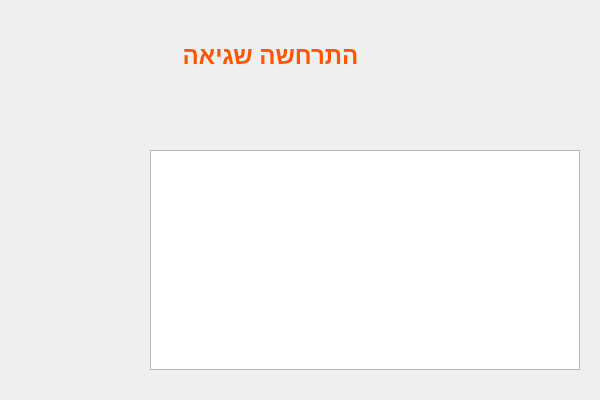
<?xml version="1.0" encoding="UTF-8"?>
<ui version="4.0">
 <class>popupMessageDialog</class>
 <widget class="QDialog" name="popupMessageDialog">
  <property name="geometry">
   <rect>
    <x>0</x>
    <y>0</y>
    <width>600</width>
    <height>400</height>
   </rect>
  </property>
  <property name="windowTitle">
   <string>Dialog</string>
  </property>
  <widget class="QStackedWidget" name="popupMessageDialogStackedWidget">
   <property name="geometry">
    <rect>
     <x>0</x>
     <y>0</y>
     <width>600</width>
     <height>400</height>
    </rect>
   </property>
   <widget class="QWidget" name="popupMessageDialogErrorPage">
    <property name="styleSheet">
     <string notr="true">#popupMessageDialogErrorPage
{
	background-image: url(:/Resources/Resources/popupError.png);
}
</string>
    </property>
    <widget class="QLabel" name="popupMessageDialogErrorLabel">
     <property name="geometry">
      <rect>
       <x>140</x>
       <y>20</y>
       <width>261</width>
       <height>71</height>
      </rect>
     </property>
     <property name="font">
      <font>
       <family>Arial</family>
       <pointsize>18</pointsize>
       <weight>75</weight>
       <bold>true</bold>
      </font>
     </property>
     <property name="styleSheet">
      <string notr="true">color: rgb(255, 85, 0);</string>
     </property>
     <property name="text">
      <string>התרחשה שגיאה</string>
     </property>
     <property name="alignment">
      <set>Qt::AlignCenter</set>
     </property>
    </widget>
   </widget>
   <widget class="QWidget" name="popupMessageDialogInfoPage">
    <property name="styleSheet">
     <string notr="true">#popupMessageDialogInfoPage
{
	background-image: url(:/Resources/Resources/popupInfo.png);
}</string>
    </property>
   </widget>
   <widget class="QWidget" name="popupMessageDialogCSVPage">
    <property name="styleSheet">
     <string notr="true">#popupMessageDialogCSVPage
{
	background-image: url(:/Resources/Resources/popupInfo.png);
}</string>
    </property>
    <widget class="QLabel" name="popupMessageDialogCSVHeader">
     <property name="geometry">
      <rect>
       <x>80</x>
       <y>10</y>
       <width>361</width>
       <height>61</height>
      </rect>
     </property>
     <property name="font">
      <font>
       <family>Arial</family>
       <pointsize>14</pointsize>
       <weight>75</weight>
       <bold>true</bold>
      </font>
     </property>
     <property name="styleSheet">
      <string notr="true">color: rgb(255, 170, 0);</string>
     </property>
     <property name="text">
      <string>סיכום הגירת נתונים למסד</string>
     </property>
     <property name="alignment">
      <set>Qt::AlignCenter</set>
     </property>
    </widget>
    <widget class="QLabel" name="popupMessageDialogCSVLabel1">
     <property name="geometry">
      <rect>
       <x>360</x>
       <y>50</y>
       <width>71</width>
       <height>51</height>
      </rect>
     </property>
     <property name="font">
      <font>
       <family>Arial</family>
       <pointsize>10</pointsize>
      </font>
     </property>
     <property name="text">
      <string>מתוך</string>
     </property>
     <property name="alignment">
      <set>Qt::AlignCenter</set>
     </property>
    </widget>
    <widget class="QLabel" name="popupMessageDialogCSVLinesLabel">
     <property name="geometry">
      <rect>
       <x>320</x>
       <y>50</y>
       <width>61</width>
       <height>51</height>
      </rect>
     </property>
     <property name="font">
      <font>
       <family>Arial</family>
       <pointsize>10</pointsize>
      </font>
     </property>
     <property name="text">
      <string>0</string>
     </property>
     <property name="alignment">
      <set>Qt::AlignCenter</set>
     </property>
    </widget>
    <widget class="QLabel" name="popupMessageDialogCSVLabel2">
     <property name="geometry">
      <rect>
       <x>250</x>
       <y>50</y>
       <width>71</width>
       <height>51</height>
      </rect>
     </property>
     <property name="font">
      <font>
       <family>Arial</family>
       <pointsize>10</pointsize>
      </font>
     </property>
     <property name="text">
      <string>רשומות, </string>
     </property>
     <property name="alignment">
      <set>Qt::AlignCenter</set>
     </property>
    </widget>
    <widget class="QLabel" name="popupMessageDialogCSVErrorsLabel">
     <property name="geometry">
      <rect>
       <x>200</x>
       <y>50</y>
       <width>61</width>
       <height>51</height>
      </rect>
     </property>
     <property name="font">
      <font>
       <family>Arial</family>
       <pointsize>10</pointsize>
      </font>
     </property>
     <property name="text">
      <string>0</string>
     </property>
     <property name="alignment">
      <set>Qt::AlignCenter</set>
     </property>
    </widget>
    <widget class="QLabel" name="popupMessageDialogCSVLabel3">
     <property name="geometry">
      <rect>
       <x>80</x>
       <y>50</y>
       <width>131</width>
       <height>51</height>
      </rect>
     </property>
     <property name="font">
      <font>
       <family>Arial</family>
       <pointsize>10</pointsize>
      </font>
     </property>
     <property name="text">
      <string>הועתקו בהצלחה</string>
     </property>
     <property name="alignment">
      <set>Qt::AlignCenter</set>
     </property>
    </widget>
    <widget class="QLabel" name="popupMessageDialogCSVLabel4">
     <property name="geometry">
      <rect>
       <x>100</x>
       <y>80</y>
       <width>331</width>
       <height>61</height>
      </rect>
     </property>
     <property name="font">
      <font>
       <family>Arial</family>
       <pointsize>10</pointsize>
      </font>
     </property>
     <property name="text">
      <string>לחץ על &quot;פרטים&quot; לקבלת נתונים נוספים</string>
     </property>
     <property name="alignment">
      <set>Qt::AlignCenter</set>
     </property>
    </widget>
   </widget>
   <widget class="QWidget" name="popupMessageDialogGoodPage">
    <property name="styleSheet">
     <string notr="true">#popupMessageDialogGoodPage
{
background-image: url(:/Resources/Resources/popupGood.png);
}</string>
    </property>
    <widget class="QLabel" name="popupMessageDialogGoodPageLabel">
     <property name="geometry">
      <rect>
       <x>180</x>
       <y>160</y>
       <width>251</width>
       <height>41</height>
      </rect>
     </property>
     <property name="font">
      <font>
       <family>Arial</family>
       <pointsize>18</pointsize>
       <weight>75</weight>
       <bold>true</bold>
      </font>
     </property>
     <property name="styleSheet">
      <string notr="true">color: rgb(0, 255, 0);</string>
     </property>
     <property name="text">
      <string> הפעולה הצליחה</string>
     </property>
    </widget>
   </widget>
  </widget>
  <widget class="QPushButton" name="popupMessageDialogOKBtn">
   <property name="geometry">
    <rect>
     <x>20</x>
     <y>300</y>
     <width>130</width>
     <height>70</height>
    </rect>
   </property>
   <property name="styleSheet">
    <string notr="true">#popupMessageDialogOKBtn
{	
	background-image: url(:/Resources/Resources/OKBtn.png);
	border: 0px solid #000000;
}</string>
   </property>
   <property name="text">
    <string/>
   </property>
   <property name="flat">
    <bool>true</bool>
   </property>
  </widget>
  <widget class="QPushButton" name="popupMessageDialogDetailBtn">
   <property name="geometry">
    <rect>
     <x>450</x>
     <y>70</y>
     <width>130</width>
     <height>71</height>
    </rect>
   </property>
   <property name="styleSheet">
    <string notr="true">#popupMessageDialogDetailBtn
{	
	background-image: url(:/Resources/Resources/detalesBtn.png);
}</string>
   </property>
   <property name="text">
    <string/>
   </property>
   <property name="checkable">
    <bool>true</bool>
   </property>
   <property name="flat">
    <bool>true</bool>
   </property>
  </widget>
  <widget class="QTextEdit" name="popupMessageDialogTextEdit">
   <property name="geometry">
    <rect>
     <x>150</x>
     <y>150</y>
     <width>430</width>
     <height>220</height>
    </rect>
   </property>
  </widget>
 </widget>
 <resources/>
 <connections/>
</ui>
